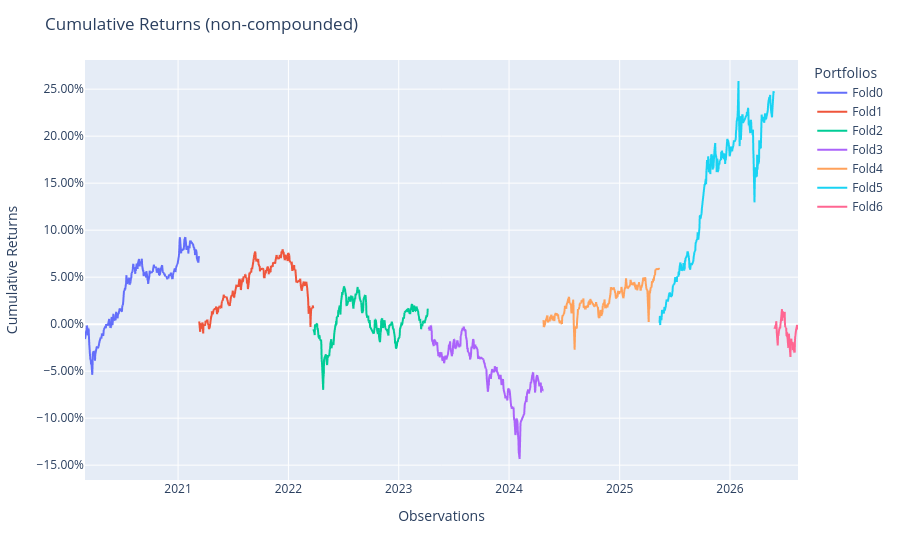

Notebook code for this chart:
### Code cell
oos_pop = Population([fold['test'] for fold in fold_results])
oos_pop.plot_cumulative_returns()

### Figure 1 — Plotly figure (JSON) as saved in the notebook; plotly's stock layout.template omitted (floating-point values rounded to 4 significant figures; data arrays with more than 128 entries replaced by an {"elided": "..."} marker saying what was removed)
{"data": [{"hovertemplate": "variable=Fold0<br>index=%{x}<br>value=%{y}<extra></extra>", "legendgroup": "Fold0", "line": {"color": "#636efa", "dash": "solid"}, "marker": {"symbol": "circle"}, "mode": "lines", "name": "Fold0", "showlegend": true, "type": "scattergl", "x": {"elided": "1569 str values"}, "xaxis": "x", "y": {"elided": "1569 float values"}, "yaxis": "y"}, {"hovertemplate": "variable=Fold1<br>index=%{x}<br>value=%{y}<extra></extra>", "legendgroup": "Fold1", "line": {"color": "#EF553B", "dash": "solid"}, "marker": {"symbol": "circle"}, "mode": "lines", "name": "Fold1", "showlegend": true, "type": "scattergl", "x": {"elided": "1569 str values"}, "xaxis": "x", "y": {"elided": "1569 float values"}, "yaxis": "y"}, {"hovertemplate": "variable=Fold2<br>index=%{x}<br>value=%{y}<extra></extra>", "legendgroup": "Fold2", "line": {"color": "#00cc96", "dash": "solid"}, "marker": {"symbol": "circle"}, "mode": "lines", "name": "Fold2", "showlegend": true, "type": "scattergl", "x": {"elided": "1569 str values"}, "xaxis": "x", "y": {"elided": "1569 float values"}, "yaxis": "y"}, {"hovertemplate": "variable=Fold3<br>index=%{x}<br>value=%{y}<extra></extra>", "legendgroup": "Fold3", "line": {"color": "#ab63fa", "dash": "solid"}, "marker": {"symbol": "circle"}, "mode": "lines", "name": "Fold3", "showlegend": true, "type": "scattergl", "x": {"elided": "1569 str values"}, "xaxis": "x", "y": {"elided": "1569 float values"}, "yaxis": "y"}, {"hovertemplate": "variable=Fold4<br>index=%{x}<br>value=%{y}<extra></extra>", "legendgroup": "Fold4", "line": {"color": "#FFA15A", "dash": "solid"}, "marker": {"symbol": "circle"}, "mode": "lines", "name": "Fold4", "showlegend": true, "type": "scattergl", "x": {"elided": "1569 str values"}, "xaxis": "x", "y": {"elided": "1569 float values"}, "yaxis": "y"}, {"hovertemplate": "variable=Fold5<br>index=%{x}<br>value=%{y}<extra></extra>", "legendgroup": "Fold5", "line": {"color": "#19d3f3", "dash": "solid"}, "marker": {"symbol": "circle"}, "mode": "lines", "name": "Fold5", "showlegend": true, "type": "scattergl", "x": {"elided": "1569 str values"}, "xaxis": "x", "y": {"elided": "1569 float values"}, "yaxis": "y"}, {"hovertemplate": "variable=Fold6<br>index=%{x}<br>value=%{y}<extra></extra>", "legendgroup": "Fold6", "line": {"color": "#FF6692", "dash": "solid"}, "marker": {"symbol": "circle"}, "mode": "lines", "name": "Fold6", "showlegend": true, "type": "scattergl", "x": {"elided": "1569 str values"}, "xaxis": "x", "y": {"elided": "1569 float values"}, "yaxis": "y"}], "layout": {"legend": {"title": {"text": "Portfolios"}, "tracegroupgap": 0}, "margin": {"t": 60}, "title": {"text": "Cumulative Returns (non-compounded)"}, "xaxis": {"anchor": "y", "domain": [0, 1], "title": {"text": "Observations"}}, "yaxis": {"anchor": "x", "domain": [0, 1], "tickformat": ".2%", "title": {"text": "Cumulative Returns"}}}}
